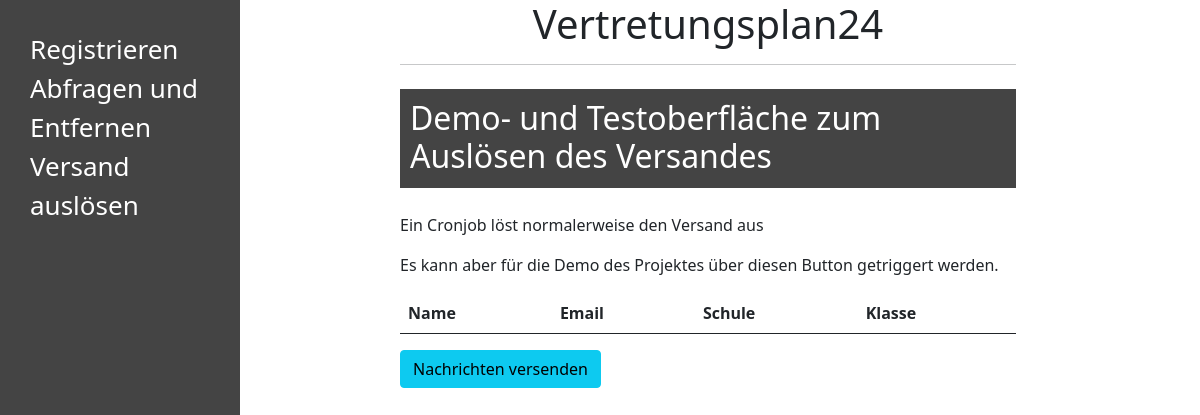
The app's page /send-messages/, older data.
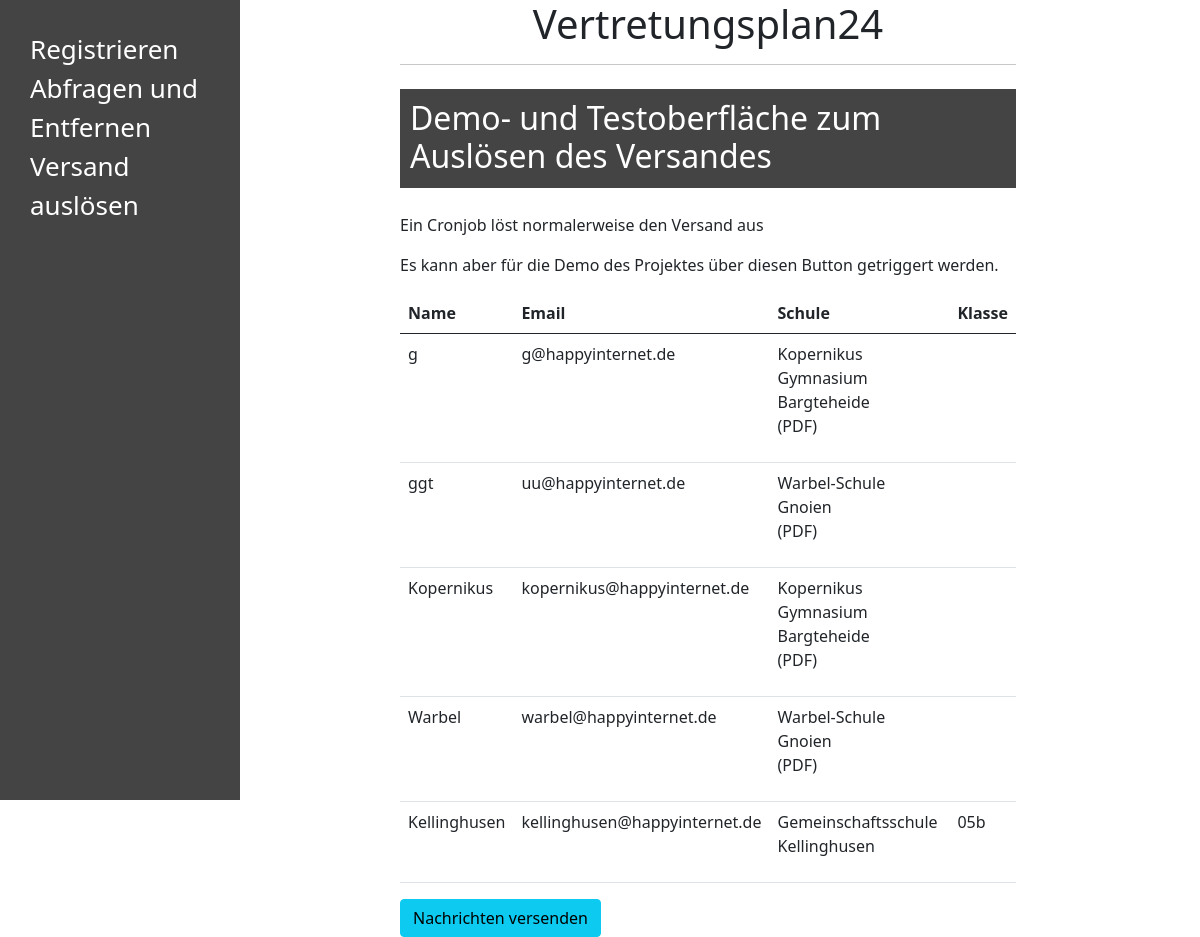
The same page, newer data.
### main/models.py (models this page shows, shortened)
class Subscription(models.Model):
    school = models.ForeignKey(School, on_delete=models.CASCADE)
    subscriber = models.ForeignKey(Subscriber, on_delete=models.CASCADE)
    grade = models.CharField(max_length=10, blank=True, null=True)

class Subscriber(models.Model):
    name = models.CharField(max_length=200)
    email = models.CharField(max_length=200, unique=True)
    phone = models.CharField(max_length=200, null=True)

class School(models.Model):
    name = models.CharField(max_length=200)
    url = models.CharField(max_length=255, blank=True, null=True)
    def __str__(self):
        return self.name

### main/views.py (the view)
# urls.py: path("send-messages/", views.send, name="Testmodus - senden"),
def send(response):
    all_subscriptions = Subscription.objects.all()
    if response.method == "POST":
        if response.POST.get("send"):
            run_plans()
    return render(response, "main/send-messages.html", {
        "sub": all_subscriptions,
    })

### main/templates/main/send-messages.html (shortened to what this page needs)
{% extends 'main/base.html' %}
{% block content %}
    <h2>Demo- und Testoberfläche zum Auslösen des Versandes</h2>
    <p>Ein Cronjob löst normalerweise den Versand aus</p>
    <p>Es kann aber für die Demo des Projektes
        über diesen Button getriggert werden.</p>
    <form method="post" action="/send-messages/">
        <table class="table">
            <thead>
            <tr>
                <th scope="col">Name</th>
                <th scope="col">Email</th>
                <th scope="col">Schule</th>
                <th scope="col">Klasse</th>
            </tr>
            </thead>
            <tbody>
            {% for s in sub %}
                <tr>
                    <td><p>{{ s.subscriber.name }}</p></td>
                    <td><p>{{ s.subscriber.email }}</p></td>
                     <td>
                         <p>{{ s.school }} {% if not s.grade %}<br>(PDF){% endif %}</p></td>
                     <td><p>{% if s.grade %} {{ s.grade }} {% endif %}</p></td>
                </tr>
            {% endfor %}
            </tbody>
        </table>
        <button type="submit" name="send" value="send" class="btn btn-info">Nachrichten versenden</button>
    </form>
{% endblock %}

Row changes from the older to the newer data that the page shows:
added Subscription: subscriber.name "g", subscriber.email "g@happyinternet.de", school "Kopernikus Gymnasium Bargteheide", shows "(PDF)"
added Subscription: subscriber.name "ggt", subscriber.email "uu@happyinternet.de", school "Warbel-Schule Gnoien", shows "(PDF)"
added Subscription: subscriber.name "Kopernikus", subscriber.email "kopernikus@happyinternet.de", school "Kopernikus Gymnasium Bargteheide", shows "(PDF)"
added Subscription: subscriber.name "Warbel", subscriber.email "warbel@happyinternet.de", school "Warbel-Schule Gnoien", shows "(PDF)"
added Subscription: subscriber.name "Kellinghusen", subscriber.email "kellinghusen@happyinternet.de", school "Gemeinschaftsschule Kellinghusen", grade "05b"
